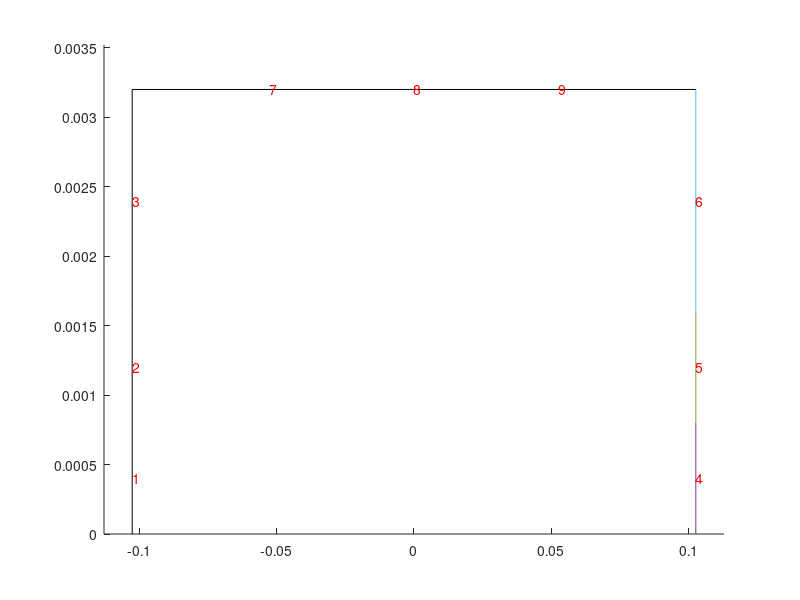

The MATLAB script that drew this image:
function [ ] = cylindricalMeshGenerator( )
% Creates structured hex butterfly mesh for OpenFOAM blockMeshDict

% manual uses the command window to enter input data, auto uses the input data in the .m file
    rData= input('0 - manual input, 1 - auto input: ');

    if rData
        % Give array of coordinates along the symmetry axis (in [ ... ] format)
        z=[-0.1025,-0.0025,0.0025,0.1025];
        % Give array of coordinates along the radial axis, excluding r=0 (in [ ... ] format)
        r= [0.0008,0.0016,0.0032];
        % Give array of BLOCKS to be excluded (in [ ... ] format)
        B=[];
        % Give axial mesh distribution
        MSHz=[50,10,50];
        % Give axial mesh grading
        GRDNGz= [0.125,1,8];
        % Give radial mesh distribution
        MSHr=[10,10,20];
        % Give radial mesh grading
        GRDNGr=[1,1,1];
        % Give convertToMeters
        convertToMeters=1;
        % Give arc rate of 1st block, default is 0.5 (1 for circle, 0 for square)
        rate1st=0.5;
        % Complete the 'Boundary' section in the blockMeshDict?
        iRunBs=1;
        % Define up to   9   Boundaries
        % Give names of Boundaries
        name1='leftPlatePolyMesh';
        name2='leftPlateDiel';
        name3='dileTube';
        name4='electrode';
        name5='rightPlatePolyMesh';
        name6='rightPlateDiel';
        % Give types of Boundaries, 1 - wall, 2 - inlet, 3 - outlet, 4 - patch
        types=[4,4,4,4,4,4];
        % Give faces of Boundaries
        bounds1=[1,2];
        bounds2=[3];
        bounds3=[7,9];
        bounds4=[8];
        bounds5=[4,5];
        bounds6=[6];


        iz=length(z);
        ir=length(r);
    else
        rData=0;
        z=input('Give array of coordinates along the symmetry axis (in [ ... ] format): ');
        r=input('Give array of coordinates along the radial axis, excluding r=0 (in [ ... ] format): ');

        iz=length(z);
        ir=length(r);

    %Geometry
        plotBlocks(z,r);
        B=input('Give array of BLOCKS to be excluded (in [ ... ] format): ');



    %Meshing

        plotMesh(z,r);
        [ MSHz , GRDNGz , MSHr , GRDNGr ] = createMesh(z,r);


        convertToMeters = input('Give convertToMeters, default is 1: ');
        if isempty( convertToMeters )
            convertToMeters = 1;
        end
    end

    fID=fopen('blockMeshDict','w');
    fprintf(fID,'/*--------------------------------*- C++ -*----------------------------------*\\ \n');
    fprintf(fID,'  =========                 |\n');
    fprintf(fID,'  \\\\      /  F ield         | OpenFOAM: The Open Source CFD Toolbox\n');
    fprintf(fID,'   \\\\    /   O peration     | Website:  https://openfoam.org\n');
    fprintf(fID,'    \\\\  /    A nd           | Version:  7\n');
    fprintf(fID,'     \\\\/     M anipulation  |\n');
    fprintf(fID,'\\*---------------------------------------------------------------------------*/\n');
    fprintf(fID,'FoamFile\n{\nversion     2.0;\nformat      ascii;\nclass       dictionary;\nobject      blockMeshDict;\n}\n// * * * * * * * * * * * * * * * * * * * * * * * * * * * * * * * * * * * * * //\n\nconvertToMeters %8.4e;\n\n',convertToMeters);

    % Points

    fprintf(fID,'vertices\n(\n');
    count=0;
    s2=sqrt(2);
    for i=1:ir
        for j=1:iz
            fprintf(fID,'(%12.8e  %12.8e %12.8e)  // p%3i \n',-r(i)/s2,-r(i)/s2,z(j),count);
            count=count+1;
            fprintf(fID,'(%12.8e  %12.8e %12.8e)  // p%3i \n', r(i)/s2,-r(i)/s2,z(j),count);
            count=count+1;
            fprintf(fID,'(%12.8e  %12.8e %12.8e)  // p%3i \n', r(i)/s2, r(i)/s2,z(j),count);
            count=count+1;
            fprintf(fID,'(%12.8e  %12.8e %12.8e)  // p%3i \n',-r(i)/s2, r(i)/s2,z(j),count);
            count=count+1;
        end
    end

    %Blocks
    fprintf(fID,');\n\nblocks\n(\n');
    count=0;
    for j=1:iz-1
        if isempty(find(B==count))
            base = count;
            fprintf(fID,'    hex (%3i  %3i  %3i  %3i  %3i  %3i  %3i  %3i)( %4i %4i %4i ) simpleGrading ( %2i %2i %2i ) // block %2i \n',4*base,4*base+1,4*base+2,4*base+3,4*base+4,4*base+5,4*base+6,4*base+7,2*MSHr(1),2*MSHr(1),MSHz(j),1,1,GRDNGz(j),count);
        end
        count=count+1;
    end
    count1_4=count;
    for i=1:ir-1
        for j=1:iz-1
            if isempty(find(B==count1_4))
                base1 = iz*(i-1)*4+(j-1)*4;
                base2 = iz*i*4+(j-1)*4;
                fprintf(fID,'    hex (%3i  %3i  %3i  %3i  %3i  %3i  %3i  %3i)( %4i %4i %4i ) simpleGrading ( %2i %2i %2i ) // block %2i \n',base1+1,base1,  base2,  base2+1,base1+5,base1+4,base2+4,base2+5,2*MSHr(1),MSHr(i+1),MSHz(j),1,GRDNGr(i+1),GRDNGz(j),count);
                count=count+1;
                fprintf(fID,'    hex (%3i  %3i  %3i  %3i  %3i  %3i  %3i  %3i)( %4i %4i %4i ) simpleGrading ( %2i %2i %2i ) // block %2i \n',base1+2,base1+1,base2+1,base2+2,base1+6,base1+5,base2+5,base2+6,2*MSHr(1),MSHr(i+1),MSHz(j),1,GRDNGr(i+1),GRDNGz(j),count);
                count=count+1;
                fprintf(fID,'    hex (%3i  %3i  %3i  %3i  %3i  %3i  %3i  %3i)( %4i %4i %4i ) simpleGrading ( %2i %2i %2i ) // block %2i \n',base1+3,base1+2,base2+2,base2+3,base1+7,base1+6,base2+6,base2+7,2*MSHr(1),MSHr(i+1),MSHz(j),1,GRDNGr(i+1),GRDNGz(j),count);
                count=count+1;
                fprintf(fID,'    hex (%3i  %3i  %3i  %3i  %3i  %3i  %3i  %3i)( %4i %4i %4i ) simpleGrading ( %2i %2i %2i ) // block %2i \n',base1  ,base1+3,base2+3,base2,  base1+4,base1+7,base2+7,base2+4,2*MSHr(1),MSHr(i+1),MSHz(j),1,GRDNGr(i+1),GRDNGz(j),count);
                count=count+1;
            end
            count1_4=count1_4+1;
        end
    end

    %Edges
    fprintf(fID,');\n\nedges\n(\n');
    if ~rData
        rate1st = input('Give arc rate of 1st block, default is 0.5 (1 for circle, 0 for square): ');
    end
    if isempty(rate1st);
        rate1st=0.5;
    end
    for j=1:iz
        base = (j-1)*4;
        arc=r(1)*(rate1st+(1-rate1st)/s2);
        fprintf(fID,'    arc %3i  %3i  (%12.8e  %12.8e %12.8e)\n', base  , base+1,0,-arc,z(j));
        fprintf(fID,'    arc %3i  %3i  (%12.8e  %12.8e %12.8e)\n', base+1, base+2, arc,0,z(j));
        fprintf(fID,'    arc %3i  %3i  (%12.8e  %12.8e %12.8e)\n', base+2, base+3,0, arc,z(j));
        fprintf(fID,'    arc %3i  %3i  (%12.8e  %12.8e %12.8e)\n', base+3, base  ,-arc,0,z(j));
    end

    for i=2:ir
        for j=1:iz
            base = iz*(i-1)*4+(j-1)*4;
            arc=r(i);%r(1)*(rate1st+(1-rate1st)/s2);
            fprintf(fID,'    arc %3i  %3i  (%12.8e  %12.8e %12.8e)\n', base  , base+1,0,-arc,z(j));
            fprintf(fID,'    arc %3i  %3i  (%12.8e  %12.8e %12.8e)\n', base+1, base+2, arc,0,z(j));
            fprintf(fID,'    arc %3i  %3i  (%12.8e  %12.8e %12.8e)\n', base+2, base+3,0, arc,z(j));
            fprintf(fID,'    arc %3i  %3i  (%12.8e  %12.8e %12.8e)\n', base+3, base  ,-arc,0,z(j));
        end
    end

    %Boundary

    if ~rData
        iRunBs=input('0 - stop, 1 - give boundaries: ');
        if isempty(iRunBs)
            iRunBs=0;
        end
    end

    fprintf(fID,');\n\nboundary\n(\n');

    [Bs,nBs]=Boundaries(z,r,B);

    if iRunBs

        checkBs=1:nBs;
        type=['wall  ';'inlet ';'outlet';'patch '];
        count=0;

        while find(checkBs)
            count=count+1;
            if ~rData
                name = input('Give boundary name (in ''...''): ');
                itype = input('Choose BC type 1 - wall, 2 - inlet, 3 - outlet, 4 - patch : ');
                while itype<1 || itype>4
                    itype = input('Incorrect Type!! Choose BC type 1 - wall, 2 - input, 3 - output, 4 - patch: ');
                end
                bounds = input('Give array of boundary faces (in [ ... ] format): ');
            else
                itype=types(count);
                switch count
                    case 1
                        name = name1; bounds = bounds1;
                    case 2
                        name = name2; bounds = bounds2;
                    case 3
                        name = name3; bounds = bounds3;
                    case 4
                        name = name4; bounds = bounds4;
                    case 5
                        name = name5; bounds = bounds5;
                    case 6
                        name = name6; bounds = bounds6;
                    case 7
                        name = name7; bounds = bounds7;
                    case 8
                        name = name8; bounds = bounds8;
                    case 9
                        name = name9; bounds = bounds9;
                end
            end

            for i=1:length(bounds)
                checkBs(find(checkBs == bounds(i)))=0;
            end

            fprintf(fID,'   %s\n   {\n      type %s;\n      faces (\n',name,type(itype,:));
            for i=1:length(bounds)
                if isempty(find(Bs(bounds(i),5:12)))
                    fprintf(fID,'         (%3i %3i %3i %3i)\n',Bs(bounds(i),1:4));
                else
                    fprintf(fID,'         (%3i %3i %3i %3i)\n         (%3i %3i %3i %3i)\n         (%3i %3i %3i %3i)\n         (%3i %3i %3i %3i)\n',Bs(bounds(i),:));
                end
            end
            
            if ~rData
                disp('Remaining boundary faces:')            
                disp(checkBs(find(checkBs)))
            end

            fprintf(fID,'      );\n   }\n');
        end
    end
    fprintf(fID,');\n\nmergePatchPairs();');
    fclose(fID);

end
function [  ] = plotBlocks(z,r)
%UNTITLED Summary of this function goes here
%   Detailed explanation goes here

    iz=length(z);
    ir=length(r);
    close all;
    figure;
    axis([min(z)-0.1*abs(max(z)) , max(z)+0.1*abs(max(z)), 0 , max(r)+0.1*abs(max(r))]);
    hold;
    
    x=[min(z),max(z)];
    for i=1:ir
        y=[r(i),r(i)];
        plot(x,y);
    end
    y=[0,max(r)];
    for i=1:iz
        x=[z(i),z(i)];
        plot(x,y);
    end

    count=0;
    for j=1:iz-1
        text((z(j)+z(j+1))/2,(0+r(1))/2,num2str(count),'Color','red');
        count=count+1;
    end
    for i=1:ir-1
        for j=1:iz-1
            text((z(j)+z(j+1))/2,(r(i)+r(i+1))/2,num2str(count),'Color','red');
            count=count+1;
        end
    end
    hold;

end

function [  ] = plotMesh( z,r )
%UNTITLED2 Summary of this function goes here
%   Detailed explanation goes here

    iz=length(z);
    ir=length(r);
    close all;
    figure;
    axis([min(z)-0.1*abs(max(z)) , max(z)+0.1*abs(max(z)), 0 , max(r)+0.1*abs(max(r))]);
    hold;
    
    x=[min(z),max(z)];
    for i=1:ir
        y=[r(i),r(i)];
        plot(x,y);
    end
    y=[0,max(r)];
    for i=1:iz
        x=[z(i),z(i)];
        plot(x,y);
    end
    count=0;
    for j=1:iz-1
        text((z(j)+z(j+1))/2,0,num2str(count),'Color','red');
        count=count+1;
    end
    text(z(1),r(1)/2,num2str(count),'Color','red');
    count=count+1;
    for i=1:ir-1
        text(z(1),(r(i)+r(i+1))/2,num2str(count),'Color','red');
        count=count+1;
    end
    hold;

end


function [ MSHz , GRDNGz , MSHr , GRDNGr ] = createMesh( z,r )
%UNTITLED3 Summary of this function goes here
%   Detailed explanation goes here

    iz=length(z);
    ir=length(r);
    
    expon = 0.75;
    iniEst=50;
    estimate = round((z(2)-z(1))/max(z)*iniEst)+1;
    MSHz = input(['Give mesh size for face 0, default is ',num2str(estimate),': ']);
    if isempty(MSHz)
        MSHz=estimate;
    end
    GRDNGz = input(['Give grading for faces 0 - ',num2str(iz-2),',default is [ones] (in [ ... ] format): ']);
    if isempty(GRDNGz)
        GRDNGz = ones(1,iz-1);
    end
    while length(GRDNGz)~=iz-1
        GRDNGz = input(['Icorrect array length!! Give grading for faces 0 - ',num2str(iz-2),',default is [ones] (in [ ... ] format): ']);
    end
    for i=2:iz-1
        MSHz(i)= round(MSHz(i-1)*(z(i+1)-z(i))/(z(i)-z(i-1))/GRDNGz(i)^expon)+1;
    end
    disp('Estimated axial mesh distribution:')
    disp(MSHz)
    temp = input('Update axial mesh distribution, or press ENTER to continue: ');
    if ~isempty(temp)
        MSHz=temp;
    end

    estimate = round(r(1)/max(r)*(max(r)/max(z)*iniEst))+1;
    MSHr = input(['Give mesh size for face 0, default is ',num2str(estimate),': ']);
    if isempty(MSHr)
        MSHr=estimate;
    end
    GRDNGr = input(['Give grading for faces ',num2str(iz-1),' - ',num2str(iz+ir-2),',default is [ones] (in [ ... ] format): ']);
    if isempty(GRDNGr)
        GRDNGr = ones(1,ir);
    end
    while length(GRDNGr)~=ir
        GRDNGr = input(['Icorrect array length!! Give grading for faces ',num2str(iz-1),' - ',num2str(iz+ir-2),',default is [ones] (in [ ... ] format): ']);
    end
    if ir>1
        MSHr(2)= round(MSHr(1)*(r(2)-r(1))/r(1)/GRDNGr(2)^expon)+1;
    end
    for i=3:ir
        MSHr(i)= round(MSHr(i-1)*(r(i)-r(i-1))/(r(i-1)-r(i-2))/GRDNGr(i)^expon)+1;
    end
    disp('Estimated radial mesh distribution:')
    disp(MSHr)
    temp = input('Update radial mesh distribution, or press ENTER to continue: ');
    if ~isempty(temp)
        MSHr=temp;
    end

end

function [ Bs,count ] = Boundaries(  z,r,B  )
%UNTITLED Summary of this function goes here
%   Detailed explanation goes here


    iz=length(z);
    ir=length(r);
    BOU = blockBounds(z,r);
    figure;    
    axis([min(z)-0.1*abs(max(z)) , max(z)+0.1*abs(max(z)), 0 , max(r)+0.1*abs(max(r))]);
    hold;
    
    count = 1;
    
% Left Boundaries
    countL = 1;
    L=[];
    for j=0:ir-1
        base=j*(iz-1);
        i=0;
        if isempty(find(B==base+i));
            if base==0
                [L,countL] = base0L(L,countL,i);
            else
                [L,countL] = base1L(L,countL,base,i,iz);
            end
            plot([BOU(base+i+1,10),BOU(base+i+1,10)],BOU(base+i+1,11:12),'color','black');
            text(BOU(base+i+1,10),(BOU(base+i+1,11)+BOU(base+i+1,12))/2,num2str(count),'Color','red');
            count = count+1;
        end
        for i=1:iz-2
            if ~isempty(find(B==base+i-1)) && isempty(find(B==base+i));
                if base==0
                    [L,countL] = base0L(L,countL,i);
                else
                    [L,countL] = base1L(L,countL,base,i,iz);
                end
                plot([BOU(base+i+1,10),BOU(base+i+1,10)],BOU(base+i+1,11:12),'color','black');
                text(BOU(base+i+1,10),(BOU(base+i+1,11)+BOU(base+i+1,12))/2,num2str(count),'Color','red');
                count = count+1;
            end
        end
    end
    
% Right Boundaries
    countR = 1;
    R=[];
    for j=0:ir-1
        base=j*(iz-1);
        for i=1:iz-2
            if isempty(find(B==base+i-1)) && ~isempty(find(B==base+i));
                if base==0
                    [R,countR] = base0R(R,countR,i);
                else
                    [R,countR] = base1R(R,countR,base,i,iz);
                end
                plot([BOU(base+i,4),BOU(base+i,4)],BOU(base+i,5:6));
                text(BOU(base+i,4),(BOU(base+i,5)+BOU(base+i,6))/2,num2str(count),'Color','red');
                count = count+1;
            end
        end
        i = iz-1;
        if isempty(find(B==base+i-1));
            if base==0
                [R,countR] = base0R(R,countR,i);
            else
                [R,countR] = base1R(R,countR,base,i,iz);
            end
            plot([BOU(base+i,4),BOU(base+i,4)],BOU(base+i,5:6));
            text(BOU(base+i,4),(BOU(base+i,5)+BOU(base+i,6))/2,num2str(count),'Color','red');
            count = count+1;
        end
    end
    
% Up Boundaries
    countU = 1;
    U=[];
    for j=1:iz-1
        base=(ir-1)*(iz-1)+j-1;
        i=0;
        if isempty(find(B==base-i));
            [U,countU] = base1U(U,countU,ir-i,j,iz);
            plot(BOU(base+1,7:8),[BOU(base+1,9),BOU(base+1,9)],'color','black');
            text((BOU(base+1,7)+BOU(base+1,8))/2,BOU(base+1,9),num2str(count),'Color','red');
            count = count+1;
        end
         for i=1:ir-1
             if ~isempty(find(B==base-(i-1)*(iz-1))) && isempty(find(B==base-i*(iz-1)));
                [U,countU] = base1U(U,countU,ir-i,j,iz);
                plot(BOU(base-i*(iz-1)+1,7:8),[BOU(base-i*(iz-1)+1,9),BOU(base-i*(iz-1)+1,9)],'color','black');
                text((BOU(base-i*(iz-1)+1,7)+BOU(base-i*(iz-1)+1,8))/2,BOU(base-i*(iz-1)+1,9),num2str(count),'Color','red');
                count = count+1;
             end
         end
     end
    
% Down Boundaries
    countD = 1;
    D=[];
    for j=1:iz-1
        base=(ir-1)*(iz-1)+j-1;
        for i=1:ir-1
            if isempty(find(B==base-(i-1)*(iz-1))) && ~isempty(find(B==base-i*(iz-1)));
               [D,countD] = base1D(D,countD,ir-i,j,iz);
               plot(BOU(base-(i-1)*(iz-1)+1,1:2),[BOU(base-(i-1)*(iz-1)+1,3),BOU(base-(i-1)*(iz-1)+1,3)],'color','red');
               text((BOU(base-(i-1)*(iz-1)+1,1)+BOU(base-(i-1)*(iz-1)+1,2))/2,BOU(base-(i-1)*(iz-1)+1,3),num2str(count),'Color','red');
               count = count+1;
            end
        end
    end
    
    Bs = [L;R;U;D];
    count = count-1;
%L
%R
%U
%D
end

function [bou,count] = base0L(bou,count,i)
    bou(count,1:4)=i*4+3:-1:i*4;
    count = count+1;
end

function [bou,count] = base0R(bou,count,i)
    bou(count,1:4)=i*4:i*4+3;
    count = count+1;
end

function [bou,count] = base1L(bou,count,base,i,iz)
    base2=(base/(iz-1)-1)*iz*4+i*4;
    base1=base/(iz-1)*iz*4+i*4;
    bou(count,1:4)=[base1+1,base1  ,base2  ,base2+1];
    bou(count,5:8)=[base1+2,base1+1,base2+1,base2+2];
    bou(count,9:12)=[base1+3,base1+2,base2+2,base2+3];
    bou(count,13:16)=[base1  ,base1+3,base2+3,base2  ];
    count = count+1;
end


function [bou,count] = base1R(bou,count,base,i,iz)
    base1=(base/(iz-1)-1)*iz*4+i*4;
    base2=base/(iz-1)*iz*4+i*4;
    bou(count,1:4)=[base1+1,base1  ,base2  ,base2+1];
    bou(count,5:8)=[base1+2,base1+1,base2+1,base2+2];
    bou(count,9:12)=[base1+3,base1+2,base2+2,base2+3];
    bou(count,13:16)=[base1  ,base1+3,base2+3,base2  ];
    count = count+1;
end


function [bou,count] = base1U(bou,count,i,j,iz)
    base1=(i-1)*4*iz+4*(j);
    base2=(i-1)*4*iz+4*(j-1);
    bou(count,1:4)=[base1+1,base1  ,base2  ,base2+1];
    bou(count,5:8)=[base1+2,base1+1,base2+1,base2+2];
    bou(count,9:12)=[base1+3,base1+2,base2+2,base2+3];
    bou(count,13:16)=[base1  ,base1+3,base2+3,base2  ];
    count = count+1;
end
function [bou,count] = base1D(bou,count,i,j,iz)
    base1=(i-1)*4*iz+4*(j-1);
    base2=(i-1)*4*iz+4*(j);
    bou(count,1:4)=[base1+1,base1  ,base2  ,base2+1];
    bou(count,5:8)=[base1+2,base1+1,base2+1,base2+2];
    bou(count,9:12)=[base1+3,base1+2,base2+2,base2+3];
    bou(count,13:16)=[base1  ,base1+3,base2+3,base2  ];
    count = count+1;
end

function [ BOU ] = blockBounds( z,r )
%UNTITLED2 Summary of this function goes here
%   Detailed explanation goes here

    iz=length(z);
    ir=length(r);
    close all;
    
    ib = (iz-1)*ir;
    count = 1;
    for i = 1:iz-1
        BOU(count,1:3) = [z(i),z(i+1),0];
        BOU(count,4:6) = [z(i+1),0,r(1)];
        BOU(count,7:9) = [z(i),z(i+1),r(1)];
        BOU(count,10:12) = [z(i),0,r(1)];
        count = count + 1; 
    end
    
    for i = 1:ir-1
        for j = 1:iz-1
            BOU(count,1:3) = [z(j),z(j+1),r(i)];
            BOU(count,4:6) = [z(j+1),r(i),r(i+1)];
            BOU(count,7:9) = [z(j),z(j+1),r(i+1)];
            BOU(count,10:12) = [z(j),r(i),r(i+1)];
            count = count + 1;
        end
    end
end


